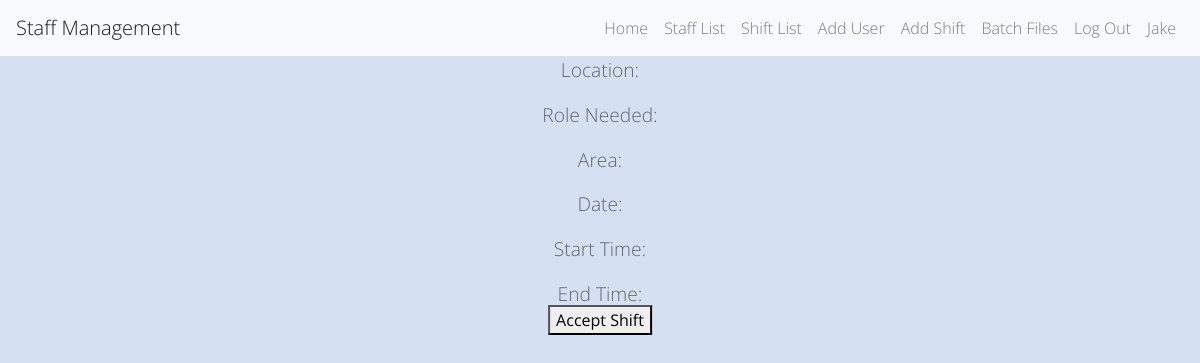
/acceptshift?id=3 (signed in), run on an earlier commit of the app's database.
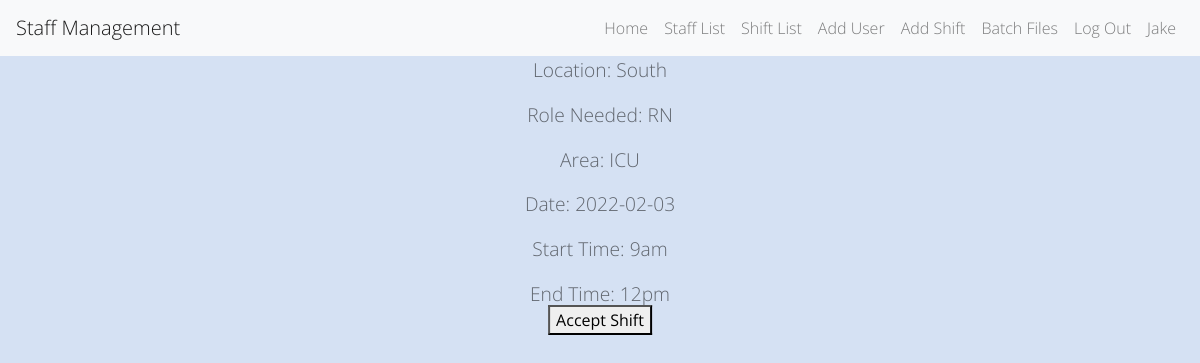
And on a later commit of the database.
### app.py (models this page shows)
class Shift(db.Model):
    shift_id = db.Column(db.Integer, primary_key=True)
    location = db.Column(db.String(100))
    role = db.Column(db.String(100))
    area = db.Column(db.String(100))
    date = db.Column(db.Date)
    start_time = db.Column(db.String(100))
    end_time = db.Column(db.String(100))
    added_by_id = db.Column(db.Integer)
    added_by_name = db.Column(db.String)
    picked_up_by_id = db.Column(db.Integer)
    picked_up_by_name = db.String(100)

### app.py (the view, shortened to what this page needs)
@app.route('/acceptshift', methods=['GET', 'POST'])
@login_required
def accept_shift():
    shift_id = request.args.get('id')
    cur_shift = Shift.query.get(shift_id)
    return render_template("accept_shift.html", shift=cur_shift, logged_in=True)

### app.py (called while the page is built)
@login_manager.user_loader
def load_user(user_id):
    return User.query.get(int(user_id))

### templates/accept_shift.html (shortened to what this page needs)
{% extends 'base.html' %}
{% block content %}
     <form class="accept_shift_form" action="{{ url_for('accept_shift') }}" method="POST">
         <p>Location: {{shift.location}}</p>
         <p>Role Needed: {{shift.role}}</p>
         <p>Area: {{shift.area}}</p>
         <p>Date: {{shift.date}}</p>
         <p>Start Time: {{shift.start_time}}</p>
         <p>End Time: {{shift.end_time}}</p>
        <button class="btn-accept-shift" type="submit">Accept Shift</button>
    </form>
{% endblock %}

What changed in the data, as far as the page shows it:
added Shift: location "South", role "RN", area "ICU", date "2022-02-03", start_time "9am", end_time "12pm"
